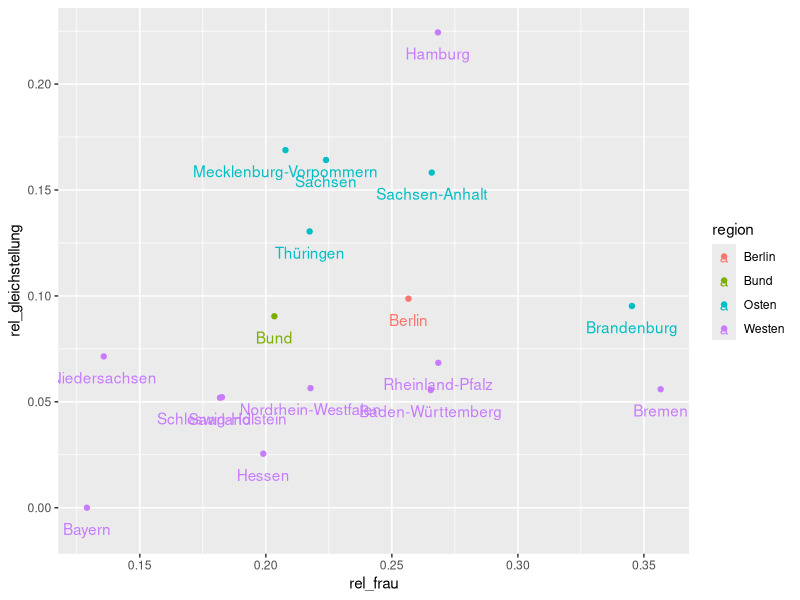

Write R code to recreate this figure.
library(tidyverse)

land <- c("Bund", "Berlin", "Brandenburg", "Sachsen-Anhalt", "Sachsen", "Thüringen", "Mecklenburg-Vorpommern", "Schleswig-Holstein", "Niedersachsen", "Bremen", "Hamburg", "Nordrhein-Westfalen", "Rheinland-Pfalz", "Hessen", "Saarland", "Baden-Württemberg", "Bayern")
abs_frau <- c(36, 39, 29, 42, 30, 15, 16, 21, 19, 51, 55, 27, 51, 39, 28, 43, 8)   #Wie häufig kommt das Wort "Frau" im Koalitionsvertrag vor?
abs_gleichstellung <- c(16, 15, 8, 25, 22, 9, 13, 6, 10, 8, 46, 7, 13, 5, 8, 9, 0)   #Wie häufig kommt das Wort "Gleichstellung" im Koalitionsvertrag vor?
abs_gender_pay_gap <- c(1, 2, 0, 0, 0, 0, 0, 0, 0, 4, 0, 0, 1, 0, 0, 0, 0)   #Wie häufig kommt das Wort "Gender-Pay-Gap" im Koalitionsvertrag vor?
laenge <- c(177, 152, 84, 158, 134, 69, 77, 115, 140, 143, 205, 124, 190, 196, 154, 162, 62)   #Wie viele Seiten umfasst der Koalitionsvertrag?
region <- c("Bund", "Berlin", "Osten", "Osten", "Osten", "Osten", "Osten", "Westen", "Westen", "Westen", "Westen", "Westen", "Westen", "Westen", "Westen", "Westen", "Westen")

rel_frau <- abs_frau/laenge
rel_gleichstellung <- abs_gleichstellung/laenge
rel_gender_pay_gap <- abs_gender_pay_gap/laenge

data_koaltionsvertraege <- data.frame(land, abs_frau, abs_gleichstellung, abs_gender_pay_gap, laenge, region, rel_frau, rel_gleichstellung, rel_gender_pay_gap)

ggplot(data_koaltionsvertraege, aes(x = rel_frau, y = rel_gleichstellung, color = region)) +
         geom_point() +
         geom_text(
           label = land,
           nudge_y = -0.01
         )

